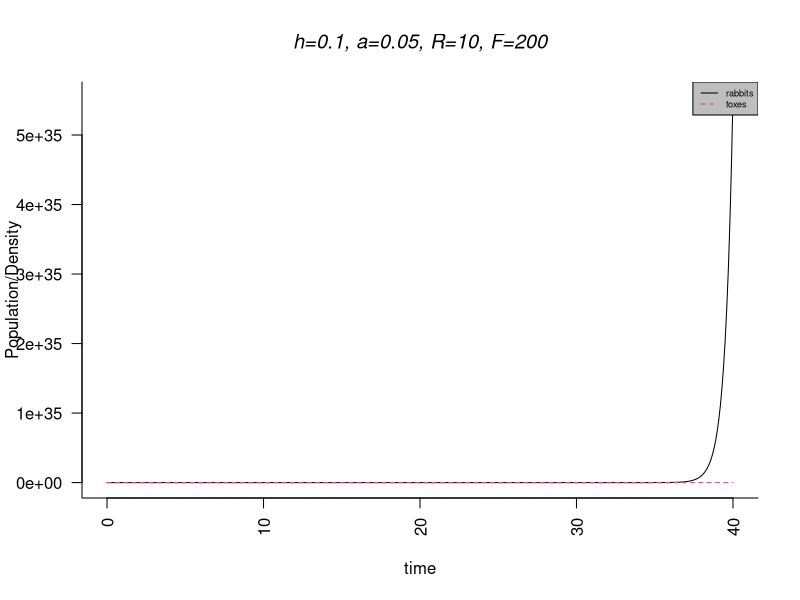
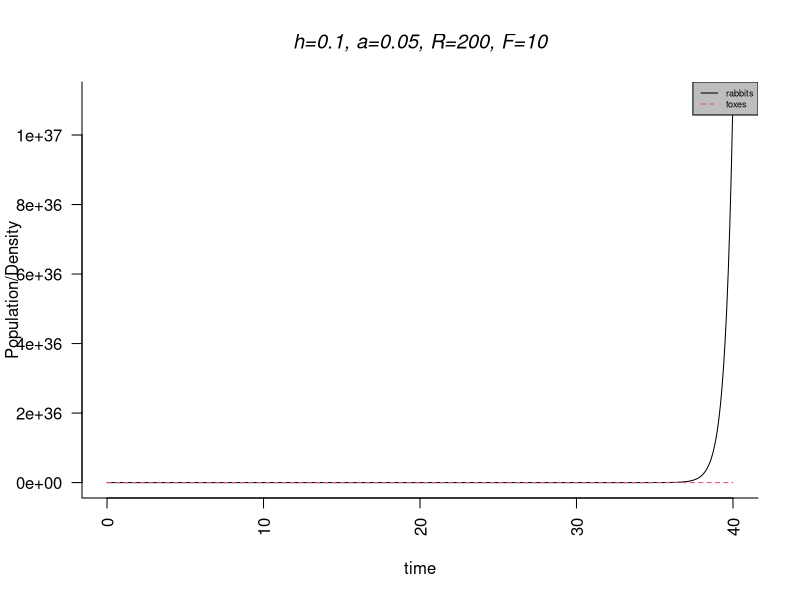
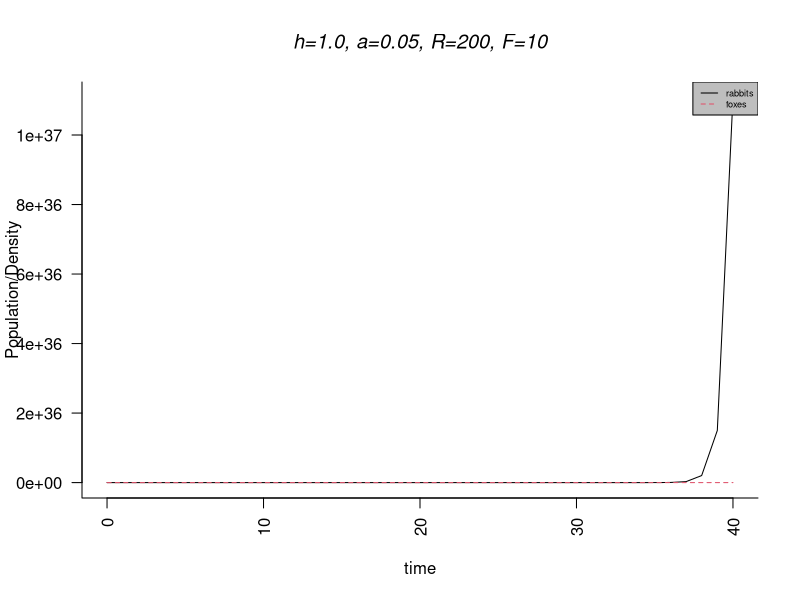
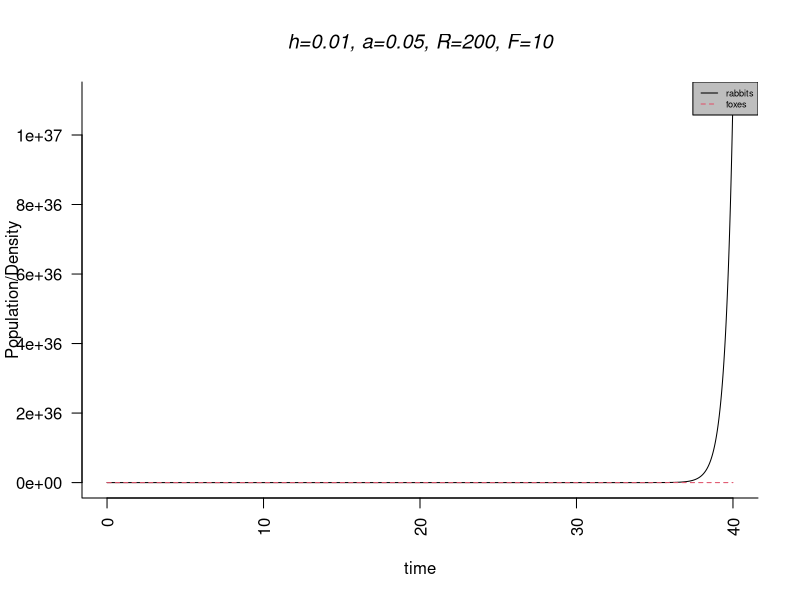
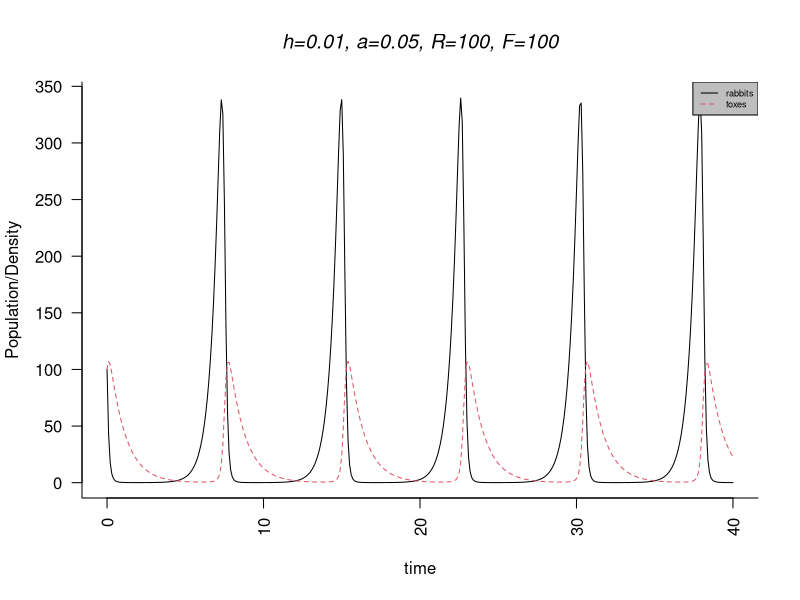
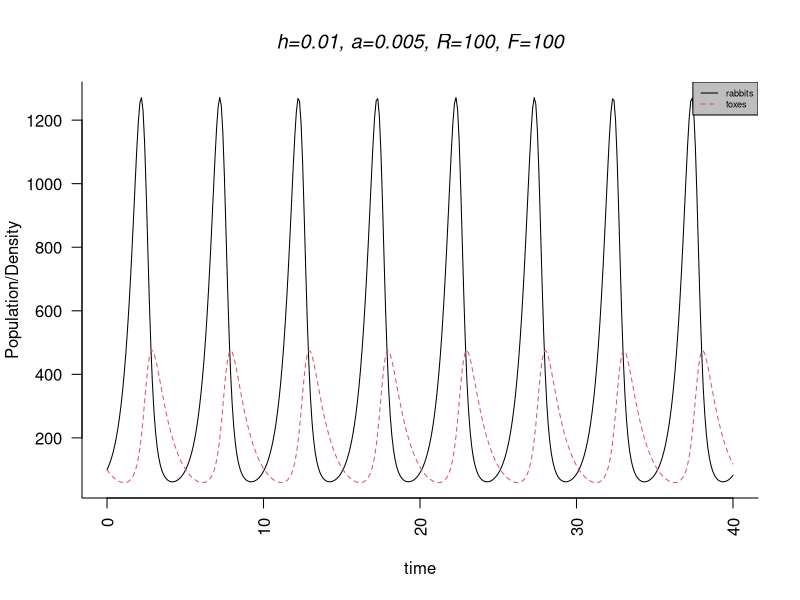

The R source for these figures, in order:
library(deSolve)

predprey<- function(t, y, parms) {
    with(as.list(c(y,parms)), {
         drdt <- 2*r0 - (2*alpha*r0*f0)
         dfdt <- -f0 + (0.5*alpha*r0*f0)
         return(list(c(drdt, dfdt)))
    })
}
parms <- c(alpha=0.0)
Tmax = 40 # time horizon  
TimeStep = 0.1 # integration time step
Time <- seq(0, Tmax, by = TimeStep)
LV.out <- ode(c(r0 = 10, f0 = 200), Time, predprey,parms)
par(las=2,bty="l")
matplot(LV.out[,1],LV.out[,-1], type='l', xlab="time", ylab="Population/Density")
legend("topright",legend=c("rabbits", "foxes"), lty=c(1,2), col=c(1,2),bty="o",bg="grey",box.lty=1,pt.cex=1.0,cex=0.55)
title(main=list("h=0.1, a=0.05, R=10, F=200",font=3))

LV2.out <- ode(c(r0 = 200, f0 = 10), Time, predprey,parms)
par(las=2,bty="l")
matplot(LV2.out[,1],LV2.out[,-1], type='l', xlab="time", ylab="Population/Density")
legend("topright",legend=c("rabbits", "foxes"), lty=c(1,2), col=c(1,2),bty="o",bg="grey",box.lty=1,pt.cex=1.0,cex=0.55)
title(main=list("h=0.1, a=0.05, R=200, F=10",font=3))

Time2 <- seq(0, 40, by = 1.0)
LV3.out <- ode(c(r0 = 200, f0 = 10), Time2, predprey,parms)
par(las=2,bty="l")
matplot(LV3.out[,1],LV3.out[,-1], type='l', xlab="time", ylab="Population/Density")
legend("topright",legend=c("rabbits", "foxes"), lty=c(1,2), col=c(1,2),bty="o",bg="grey",box.lty=1,pt.cex=1.0,cex=0.55)
title(main=list("h=1.0, a=0.05, R=200, F=10",font=3))


Time3 <- seq(0, 40, by = 0.01)
LV4.out <- ode(c(r0 = 200, f0 = 10), Time3, predprey,parms)
par(las=2,bty="l")
matplot(LV4.out[,1],LV4.out[,-1], type='l', xlab="time", ylab="Population/Density")
legend("topright",legend=c("rabbits", "foxes"), lty=c(1,2), col=c(1,2),bty="o",bg="grey",box.lty=1,pt.cex=1.0,cex=0.55)
title(main=list("h=0.01, a=0.05, R=200, F=10",font=3))

parms2 <- c(alpha=0.05)
Time4 <- seq(0, 40, by = 0.1)
LV5.out <- ode(c(r0 = 100, f0 = 100), Time4, predprey,parms2)
par(las=2,bty="l")
matplot(LV5.out[,1],LV5.out[,-1], type='l', xlab="time", ylab="Population/Density")
legend("topright",legend=c("rabbits", "foxes"), lty=c(1,2), col=c(1,2),bty="o",bg="grey",box.lty=1,pt.cex=1.0,cex=0.55)
title(main=list("h=0.01, a=0.05, R=100, F=100",font=3))

parms3 <- c(alpha=0.005)
Time5 <- seq(0, 40, by = 0.1)
LV6.out <- ode(c(r0 = 100, f0 = 100), Time5, predprey,parms3)
par(las=2,bty="l")
matplot(LV6.out[,1],LV6.out[,-1], type='l', xlab="time", ylab="Population/Density")
legend("topright",legend=c("rabbits", "foxes"), lty=c(1,2), col=c(1,2),bty="o",bg="grey",box.lty=1,pt.cex=1.0,cex=0.55)
title(main=list("h=0.01, a=0.005, R=100, F=100",font=3))
